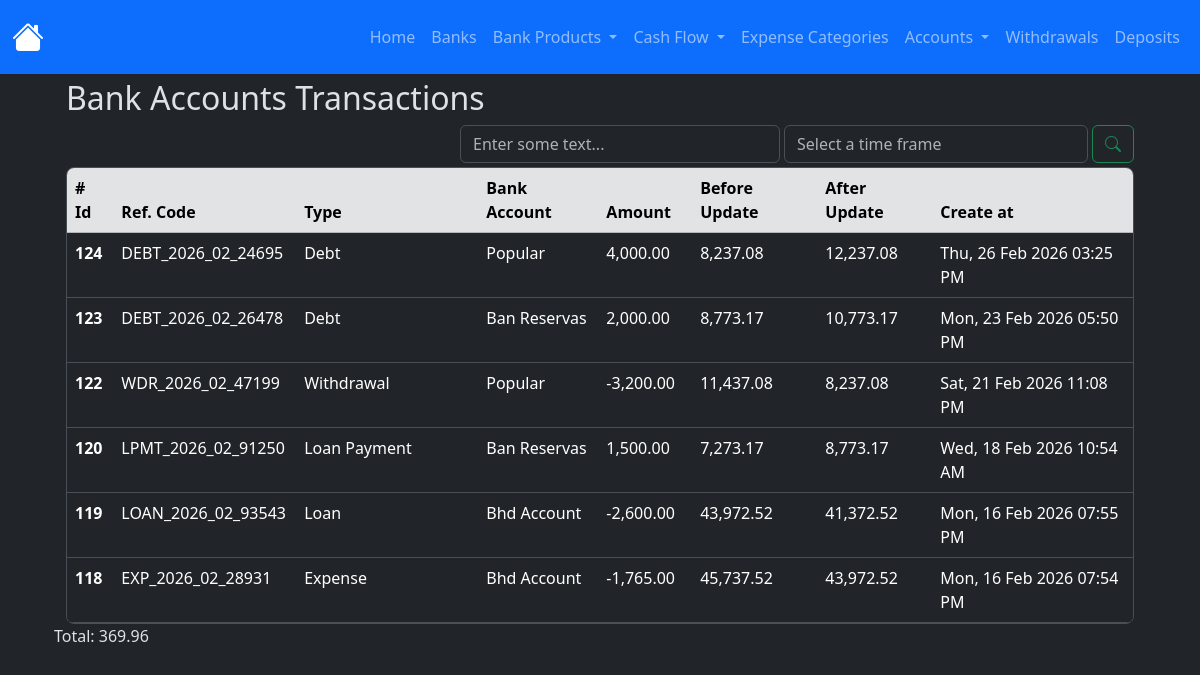
The page /bank_transaction_ledger/index on the database its author committed.
### app/models/bank_account_transactions_ledger.py (models this page shows, shortened)
class BankAccountTransactionsLedger(db.Model):
    __tablename__ = 'bank_account_transactions_ledger'
    id = db.Column(db.Integer, primary_key=True)
    amount = db.Column(db.Numeric(10,2), nullable=False)
    transaction_type = db.Column(db.String(100), nullable=False)
    reference_code = db.Column(db.String(100), nullable=False)
    bank_account_id = db.Column(db.Integer, db.ForeignKey('bank_accounts.id'), nullable=False)
    before_update_balance = db.Column(db.Numeric(10,2), nullable=False)
    after_update_balance = db.Column(db.Numeric(10,2), nullable=False)
    created_at = db.Column(
        db.DateTime(timezone=True),
        default=utcnow, #internally sqlalchemy will exectute the function so dont add the parentheses otherwise it'll break down when creating the record in the db
        nullable=False
    )
    updated_at = db.Column(
        db.DateTime(timezone=True),
        onupdate=utcnow, #internally sqlalchemy will exectute the function so dont add the parentheses otherwise it'll break down when creating the record in the db
    )
    bank_account = db.relationship('BankAccount', back_populates='transaction_ledger')

### app/models/bank_account.py (models this page shows)
class BankAccount(db.Model):
    __tablename__ = 'bank_accounts'
    id = db.Column(db.Integer, primary_key=True)
    nick_name = db.Column(db.String(120))
    amount_available = db.Column(db.Numeric(10, 2), nullable=False)
    is_active = db.Column(db.Boolean, default=True)
    account_number = db.Column(db.Integer, nullable=True)
    is_deleted = db.Column(db.Boolean, default=False, nullable=False)
    bank_id = db.Column(db.Integer, db.ForeignKey('banks.id'))
    created_at = db.Column(
        db.DateTime(timezone=True),
        default=utcnow, #internally sqlalchemy will exectute the function so dont add the parentheses otherwise it'll break down when creating the record in the db
        nullable=False
    )
    updated_at = db.Column(
        db.DateTime(timezone=True),
        onupdate=utcnow, #internally sqlalchemy will exectute the function so dont add the parentheses otherwise it'll break down when creating the record in the db
    )
    bank = relationship('Bank', back_populates='bank_accounts')
    expenses = relationship('Expense', back_populates='bank_account', order_by='desc(Expense.created_at)')
    incomes = relationship('Income', back_populates='bank_account', order_by='desc(Income.created_at)')
    credit_card_payments = relationship('CreditCardPayment', back_populates='bank_account', order_by='desc(CreditCardPayment.created_at)')
    withdrawals = relationship('Withdrawal', back_populates='bank_account', order_by='desc(Withdrawal.created_at)')
    loans = relationship('Loan', back_populates='bank_account', order_by='desc(Loan.created_at)')
    loan_payments = relationship('LoanPayment', back_populates='bank_account', order_by='desc(LoanPayment.created_at)')
    debts = relationship('Debt', back_populates='bank_account', order_by='desc(Debt.created_at)')
    debt_payments = relationship('DebtPayment', back_populates='bank_account', order_by='desc(DebtPayment.created_at)')
    transaction_ledger = relationship('BankAccountTransactionsLedger', back_populates='bank_account')
    deposits = relationship('Deposit', back_populates='bank_account', order_by='desc(Deposit.created_at)')
    outgoing_transfers = relationship('BankTransfer', foreign_keys='BankTransfer.from_bank_account_id', back_populates='from_bank_account', order_by='desc(BankTransfer.created_at)')
    incoming_transfers = relationship('BankTransfer', foreign_keys='BankTransfer.to_bank_account_id', back_populates='to_bank_account', order_by='desc(BankTransfer.created_at)')

### app/routes/bank_transaction_ledger_routes.py (the view)
@bank_transaction_ledger_bp.route('/index')
def index():
    ledgers = (
        BankAccountTransactionsLedger.query
        .order_by(BankAccountTransactionsLedger.created_at.desc())
        .all()
    )
    context = {
        'ledgers': ledgers,
        'format_amount': format_amount,
        'total_amount': total_amount,
    }
    return render_template('bank_accounts/ledger.html', **context)

### app/utils/numeric_casting.py (called while the page is built)
def total_amount(obj_list: list):
    total = Decimal()
    for o in obj_list:
        total += o.amount
    return format_amount(total)

def format_amount(value):
    try:
        return f'{value:,.2f}';
    except Exception as e:
        return None

### app/templates/bank_accounts/ledger.html (shortened to what this page needs)
{% extends 'layout.html' %}
{% block content %}
    <div class="container w-100">
        <h2>Bank Accounts Transactions</h2>
        <div class="d-flex justify-content-end gap-1 flex-wrap flex-md-nowrap mt-2">
            <div class="w-100 w-md-auto mt-md-0" style="max-width: 320px;">
                <input type="text" class="form-control" id="filter-byfiled-input-id" placeholder="Enter some text...">
            </div>
            <div class="d-flex gap-1 w-100" style="max-width: 350px;">
                <div class="w-100 w-md-auto mt-md-0">
                    <input type="text" class="form-control" id="filter-input-id" placeholder="Select a time frame">
                </div>
                <button type="button" class="btn btn-outline-success" id="btn-search-id"><i class="bi bi-search"></i></button>
            </div>
        </div>
        <div class="table-responsive overflow-y-auto border rounded-3 mt-1" style="max-height: 457px;">
            <table class="table table-hover">
                <thead class="sticky-top">
                    <tr class="table-secondary">
                    <th scope="col"># Id</th>
                    <th scope="col">Ref. Code</th>
                    <th scope="col">Type</th>
                    <th scope="col">Bank Account</th>
                    <th scope="col">Amount</th>
                    <th scope="col">Before Update</th>
                    <th scope="col">After Update</th>
                    <th scope="col">Create at</th>
                    </tr>
                </thead>
                <tbody id="cashledger-table-body-id">
                  {% for ledger in ledgers %}
                    <tr>
                        <th scope="row">{{ ledger.id }}</th>
                        <td>{{ ledger.reference_code }}</td>
                        <td>{{ ledger.transaction_type | title }}</td>
                        <td>{{ ledger.bank_account.nick_name | title }}</td>
                        <td>{{ format_amount(ledger.amount) }}</td>
                        <td>{{ format_amount(ledger.before_update_balance) }}</td>
                        <td>{{ format_amount(ledger.after_update_balance) }}</td>
                        <td>{{ ledger.created_at | format_datetime("EEE, dd MMM yyyy hh:mm a") }}</td>
                    </tr>
                  {% endfor %}
                </tbody>
            </table>
        </div>
    </div>
    <p id="lbl-total-ledgers">Total: {{ total_amount(ledgers) }}</p>
<link href="https://cdn.jsdelivr.net/npm/@sweetalert2/theme-dark@5/dark.css" rel="stylesheet">
<link rel="stylesheet" href="https://cdn.jsdelivr.net/npm/flatpickr/dist/flatpickr.min.css">
{% endblock %}

### rows shown on the page
BankAccountTransactionsLedger: id "124", reference_code "DEBT_2026_02_24695", transaction_type "Debt", bank_account.nick_name "Popular", amount "4,000.00", before_update_balance "8,237.08", after_update_balance "12,237.08", created_at "Thu, 26 Feb 2026 03:25 PM", amount.amount "369.96"
BankAccountTransactionsLedger: id "123", reference_code "DEBT_2026_02_26478", transaction_type "Debt", bank_account.nick_name "Ban Reservas", amount "2,000.00", before_update_balance "8,773.17", after_update_balance "10,773.17", created_at "Mon, 23 Feb 2026 05:50 PM"
BankAccountTransactionsLedger: id "122", reference_code "WDR_2026_02_47199", transaction_type "Withdrawal", bank_account.nick_name "Popular", amount "-3,200.00", before_update_balance "11,437.08", after_update_balance "8,237.08", created_at "Sat, 21 Feb 2026 11:08 PM"
BankAccountTransactionsLedger: id "120", reference_code "LPMT_2026_02_91250", transaction_type "Loan Payment", bank_account.nick_name "Ban Reservas", amount "1,500.00", before_update_balance "7,273.17", after_update_balance "8,773.17", created_at "Wed, 18 Feb 2026 10:54 AM"
BankAccountTransactionsLedger: id "119", reference_code "LOAN_2026_02_93543", transaction_type "Loan", bank_account.nick_name "Bhd Account", amount "-2,600.00", before_update_balance "43,972.52", after_update_balance "41,372.52", created_at "Mon, 16 Feb 2026 07:55 PM"
BankAccountTransactionsLedger: id "118", reference_code "EXP_2026_02_28931", transaction_type "Expense", bank_account.nick_name "Bhd Account", amount "-1,765.00", before_update_balance "45,737.52", after_update_balance "43,972.52", created_at "Mon, 16 Feb 2026 07:54 PM"
